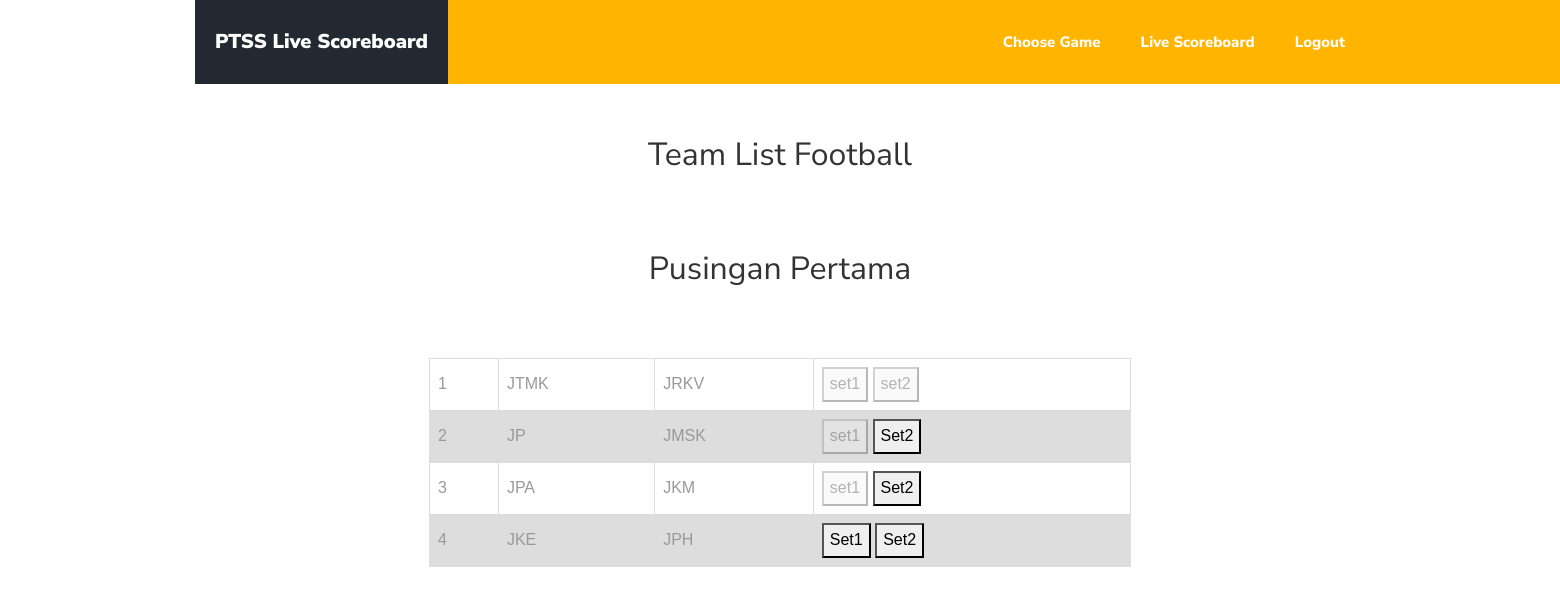
/vsfoot.php, run on the app's committed database.
### tables this page shows
CREATE TABLE `team` (
  `game_id` int(11) NOT NULL,
  `sport` varchar(25) NOT NULL,
  `team_1` varchar(25) NOT NULL,
  `team_2` varchar(25) NOT NULL,
  `time_game` time NOT NULL,
  `kumpulan` int(11) NOT NULL
);

### vsfoot.php (the view, shortened to what this page needs)
<?php
include("conn.php");
?>
<!DOCTYPE html>
<html lang="en">
<head>
  <link rel="stylesheet" href="css/open-iconic-bootstrap.min.css">
  <link rel="stylesheet" href="css/animate.css">
  <link rel="stylesheet" href="css/owl.carousel.min.css">
  <link rel="stylesheet" href="css/owl.theme.default.min.css">
  <link rel="stylesheet" href="css/magnific-popup.css">
  <link rel="stylesheet" href="css/aos.css">
  <link rel="stylesheet" href="css/ionicons.min.css">
  <link rel="stylesheet" href="css/bootstrap-datepicker.css">
  <link rel="stylesheet" href="css/jquery.timepicker.css">
  <link rel="stylesheet" href="css/flaticon.css">
  <link rel="stylesheet" href="css/icomoon.css">
  <link rel="stylesheet" href="css/style.css">
</head>
<body>
  <nav class="navbar navbar-expand-lg navbar-dark ftco_navbar bg-dark ftco-navbar-light" id="ftco-navbar">
    <div class="container">
      <a class="navbar-brand" href="index.html"><span>PTSS Live Scoreboard</span></a>
      <div class="collapse navbar-collapse" id="ftco-nav">
        <ul class="navbar-nav ml-auto">
          <li class="nav-item active"><a href="choosevs.php" class="nav-link">Choose Game</a></li>
          <li class="nav-item active"><a href="gamesref.php" class="nav-link">Live Scoreboard</a></li>
          <li class="nav-item active"><a href="index.php" class="nav-link">Logout</a></li>
        </ul>
      </div>
    </div>
  </nav>
  <div class="container">
    <div class="row no-gutters slider-text align-items-end justify-content-center">
    </div>
    </head>
    <body>
      <br /><br /><br /><br />
      <center>
        <body>
          <h2>Team List Football</h2>
          <br /><br />
          <h2>Pusingan Pertama</h2>
          <br /><br />
          <table>
            <?php
            $bill = 1;
            $sql = "SELECT * FROM team  WHERE sport='Football'";
            $result = $conn->query($sql);
            while ($row = $result->fetch_object()) {
              $sql = "SELECT * FROM game_score WHERE game_id=$row->game_id";
              $rowselesai = $conn->query($sql)->fetch_object();
              ?>
              <tr>
                <td><?php echo $bill++; ?></td>
                <td><?php echo $row->team_1; ?></td>
                <td><?php echo $row->team_2; ?></td>
                <td>
                  <?php
                    if ($rowselesai->selesai_set1 == 'belum') {
                      ?>
                    <button type="button" onclick="window.location='pointcontrolfoot.php?game_id=<?php echo $row->game_id; ?>'">
                      Set1
                    </button>
                  <?php
                    } else {
                      ?>
                    <button type="button" disabled>set1 </button>
                  <?php
                    }
                    if ($rowselesai->selesai_set2 == 'belum') {
                      ?>
                    <button type="button" onclick="window.location='pointcontrolfoot2.php?game_id=<?php echo $row->game_id; ?>'">
                      Set2
                    </button>
                  <?php
                    } else {
                      ?>
                    <button type="button" disabled>set2 </button>
                  <?php
                    }
                    ?>
                </td>
              </tr>
            <?php
            }
            ?>
          </table>
      </center>
</body>
</html>

### vsfoot.php (style rules this page uses)
table { font-family: arial, sans-serif; border-collapse: collapse; width: 60%; }
td, th { border: 1px solid #dddddd; text-align: left; padding: 8px; }
tr:nth-child(even) { background-color: #dddddd; }

### data on the page
team: team_1 "JTMK", team_2 "JRKV", shows "set1", shows "set2"
team: team_1 "JP", team_2 "JMSK", shows "set1"
team: team_1 "JPA", team_2 "JKM", shows "set1"
team: team_1 "JKE", team_2 "JPH"
